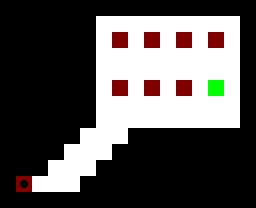

A 2D game scene composited from a Tiled map and its tileset images. What follows is a short description and the map's XML, with every tile layer's data as written:
An orthogonal 16x13 tile map with 16x16 px tiles, 2 tile layers (Layer1, Layer2).

<map version="1.0" orientation="orthogonal" renderorder="right-down" width="16" height="13" tilewidth="16" tileheight="16" nextobjectid="1">
 <tileset firstgid="1" source="Tiles.tsx" />
 <layer name="Layer1" width="16" height="13">
  <data encoding="csv">
1,1,1,1,1,1,1,1,1,1,1,1,1,1,1,1,
1,1,1,1,1,1,5,5,5,5,5,5,5,5,5,1,
1,1,1,1,1,1,5,5,5,5,5,5,5,5,5,1,
1,1,1,1,1,1,5,5,5,5,5,5,5,5,5,1,
1,1,1,1,1,1,5,5,5,5,5,5,5,5,5,1,
1,1,1,1,1,1,5,5,5,5,5,5,5,5,5,1,
1,1,1,1,1,1,5,5,5,5,5,5,5,5,5,1,
1,1,1,1,1,1,5,5,5,5,5,5,5,5,5,1,
1,1,1,1,1,5,5,5,1,1,1,1,1,1,1,1,
1,1,1,1,5,5,5,1,1,1,1,1,1,1,1,1,
1,1,1,5,5,5,1,1,1,1,1,1,1,1,1,1,
1,5,5,5,5,1,1,1,1,1,1,1,1,1,1,1,
1,1,1,1,1,1,1,1,1,1,1,1,1,1,1,1
</data>
 </layer>
 <layer name="Layer2" width="16" height="13">
  <data encoding="csv">
0,0,0,0,0,0,0,0,0,0,0,0,0,0,0,0,
0,0,0,0,0,0,0,0,0,0,0,0,0,0,0,0,
0,0,0,0,0,0,0,3,0,3,0,3,0,3,0,0,
0,0,0,0,0,0,0,0,0,0,0,0,0,0,0,0,
0,0,0,0,0,0,0,0,0,0,0,0,0,0,0,0,
0,0,0,0,0,0,0,3,0,3,0,3,0,4,0,0,
0,0,0,0,0,0,0,0,0,0,0,0,0,0,0,0,
0,0,0,0,0,0,0,0,0,0,0,0,0,0,0,0,
0,0,0,0,0,0,0,0,0,0,0,0,0,0,0,0,
0,0,0,0,0,0,0,0,0,0,0,0,0,0,0,0,
0,0,0,0,0,0,0,0,0,0,0,0,0,0,0,0,
0,7,0,0,0,0,0,0,0,0,0,0,0,0,0,0,
0,0,0,0,0,0,0,0,0,0,0,0,0,0,0,0
</data>
 </layer>
</map>
